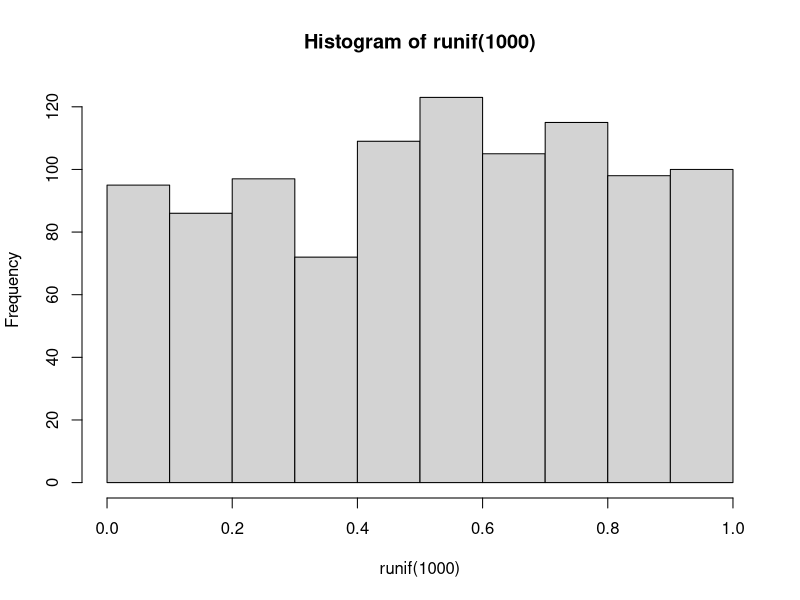
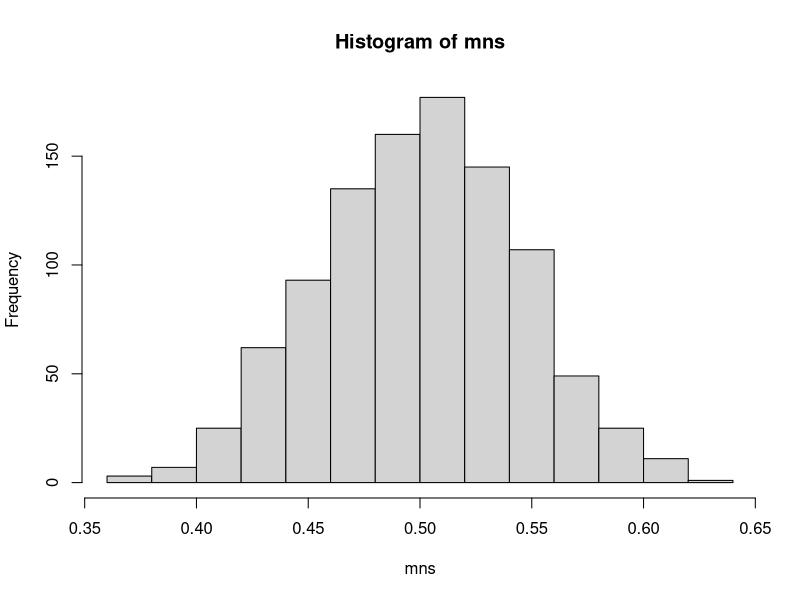
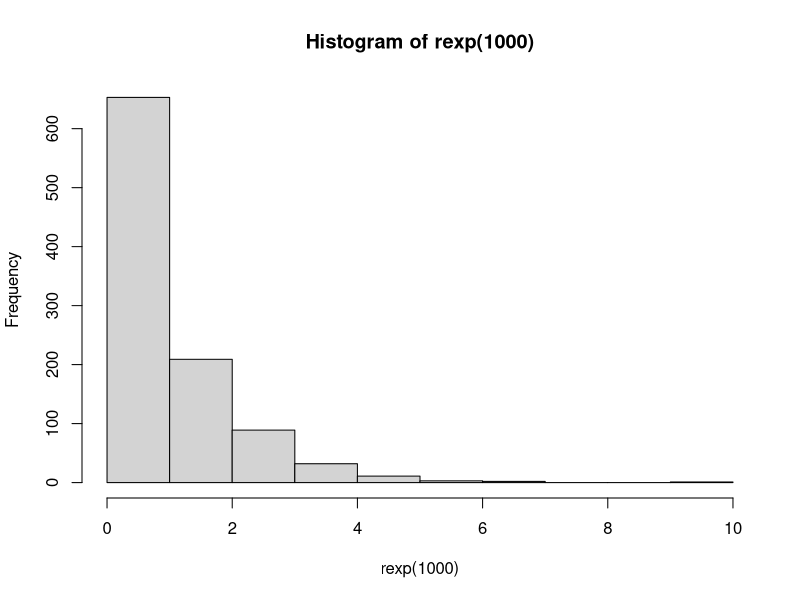
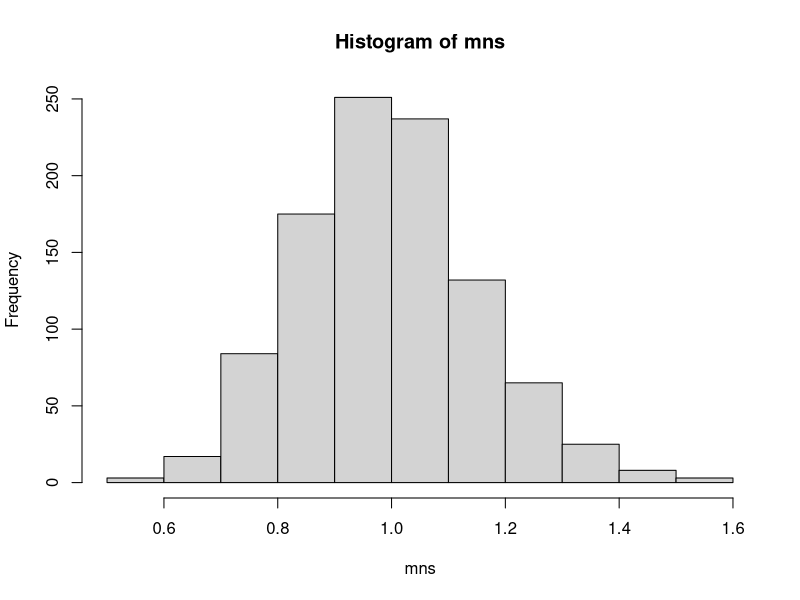
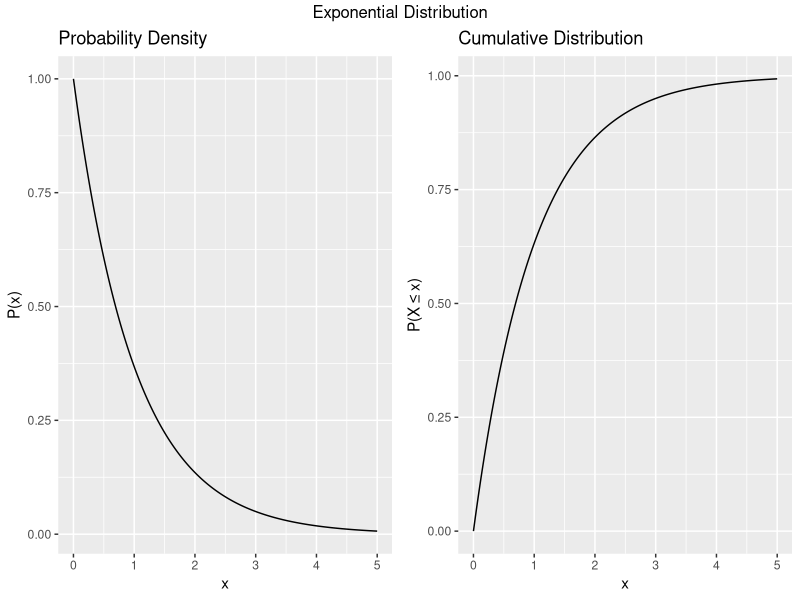
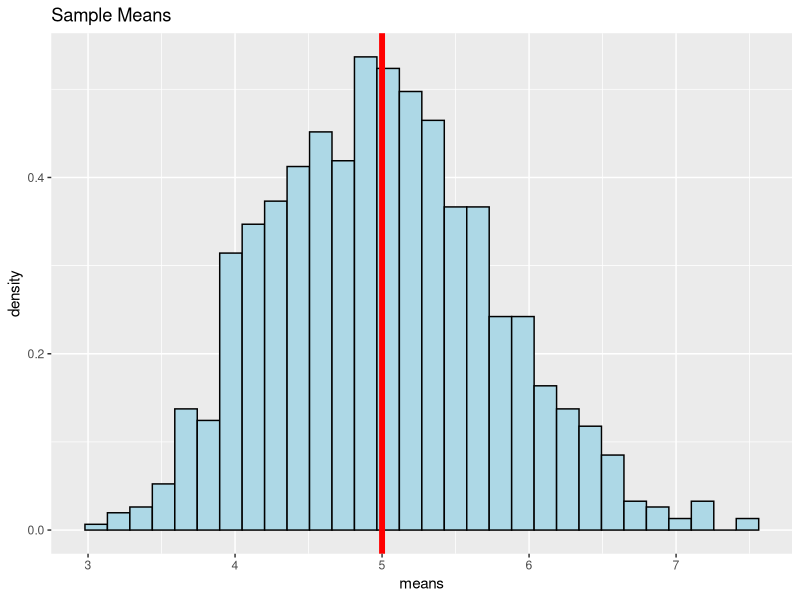

The R script that drew these images, in order: (Note: this script raises an error after producing the figures.)
## ---- chunk 1
library(ggplot2);
library(gridExtra);

set.seed(15112);
## ---- chunk 2
hist(runif(1000))
## ---- chunk 3
mns = NULL
for (i in 1 : 1000) mns = c(mns, mean(runif(40)))
hist(mns)
## ---- chunk 4
hist(rexp(1000))
## ---- chunk 5
mns = NULL
for (i in 1 : 1000) mns = c(mns, mean(rexp(40)))
hist(mns)
## ---- chunk 6
x <- seq(0,5,.01)
df <- data.frame(x, dexp(x), pexp(x), rexp(x) );
names(df) <- c("x", "exp.dens", "exp.dist", "exp.sim");

h <- ggplot(data=df) + aes(x=x, y=exp.dist) + geom_line();
h <- h + ggtitle("Cumulative Distribution") + ylab("P(X ≤ x)");

g <- ggplot(data=df) + aes(x=x, y=exp.dens) + geom_line();
g <- g + ggtitle("Probability Density") + ylab("P(x)");

grid.arrange(g,h, ncol=2, top="Exponential Distribution");
## ---- chunk 7

means <- NULL;  # initialize list of means

for( i in 1:1000 ){
# 	print(i);
	sim <- rexp(40, rate=0.2); # simulate 40 values with lambda = 0.2
	means <- c(means, mean(sim));  # calculate means
}

mean(means);
var(means);
## ---- chunk 8
M <- mean(means);
V <- var(means);
## ---- chunk 9
gm <- ggplot() + aes(x=means) + ggtitle("Sample Means"); 
gm <- gm + geom_histogram(aes(y=..density..), color='black', fill='lightblue');
gm <- gm + geom_vline(xintercept = 5, size=2, color='red');

gm
## ---- chunk 10
1 - 2*(pnorm(abs(M-5), mean=0, sd=sd(means), lower.tail = FALSE))
## ---- chunk 11
(.2 * sqrt(40))^-2;
var(means);
## ---- chunk 12
# add normal distribution plot to histograms
gm <- gm + stat_function(fun=dnorm, args=list(mean=5, sd=sd(means)), size=2)
gm
## ---- chunk 13
library("datasets")

?ToothGrowth
## ---- chunk 14
dftg <- ToothGrowth
head(dftg)
summary(dftg)
## ---- chunk 15
# dftg[dftg$supp == 'VC', ]
# dftg[dftg$supp == 'OJ', ]
